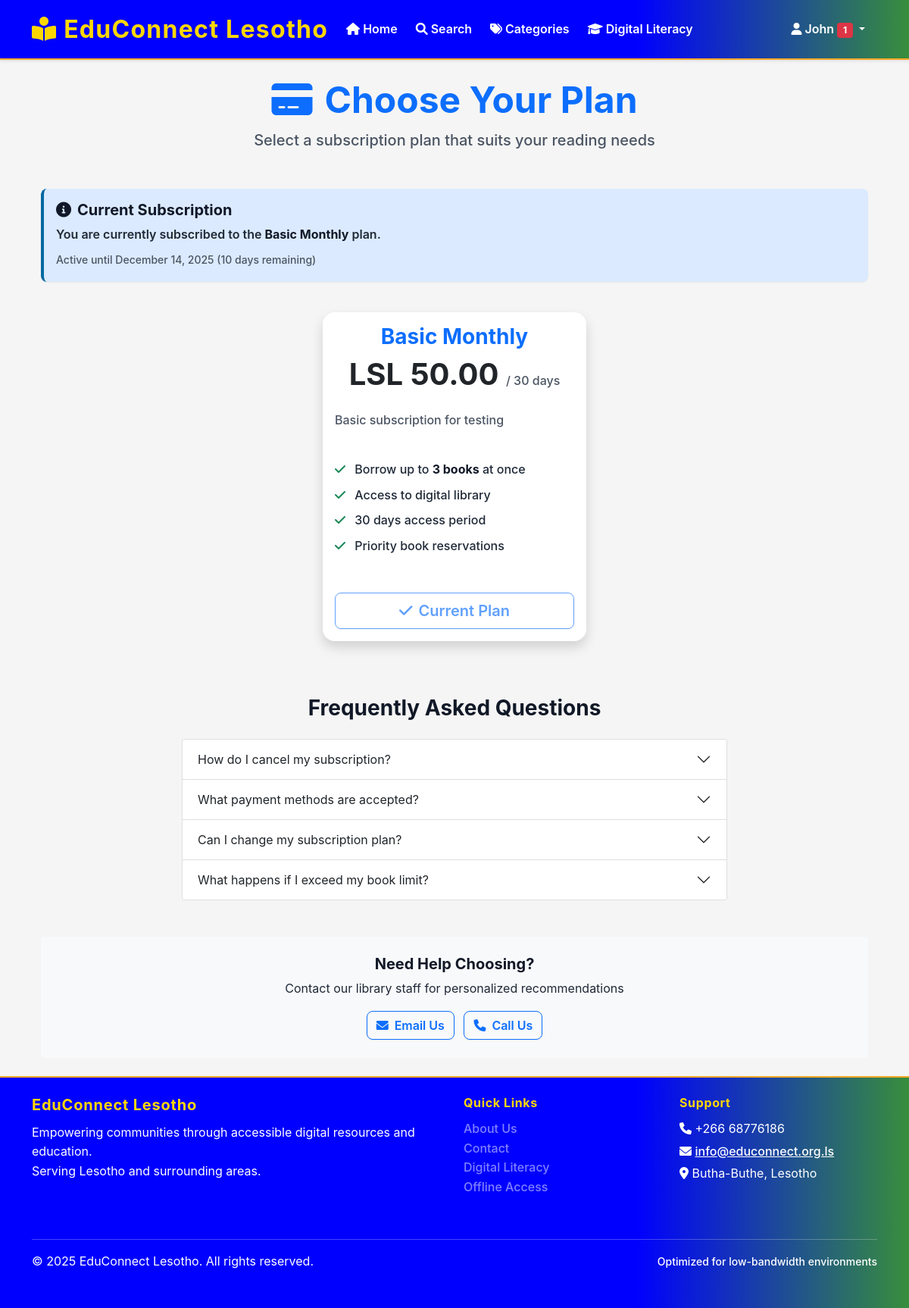
/subscription/plans (signed in), run on an earlier commit of the app's database.
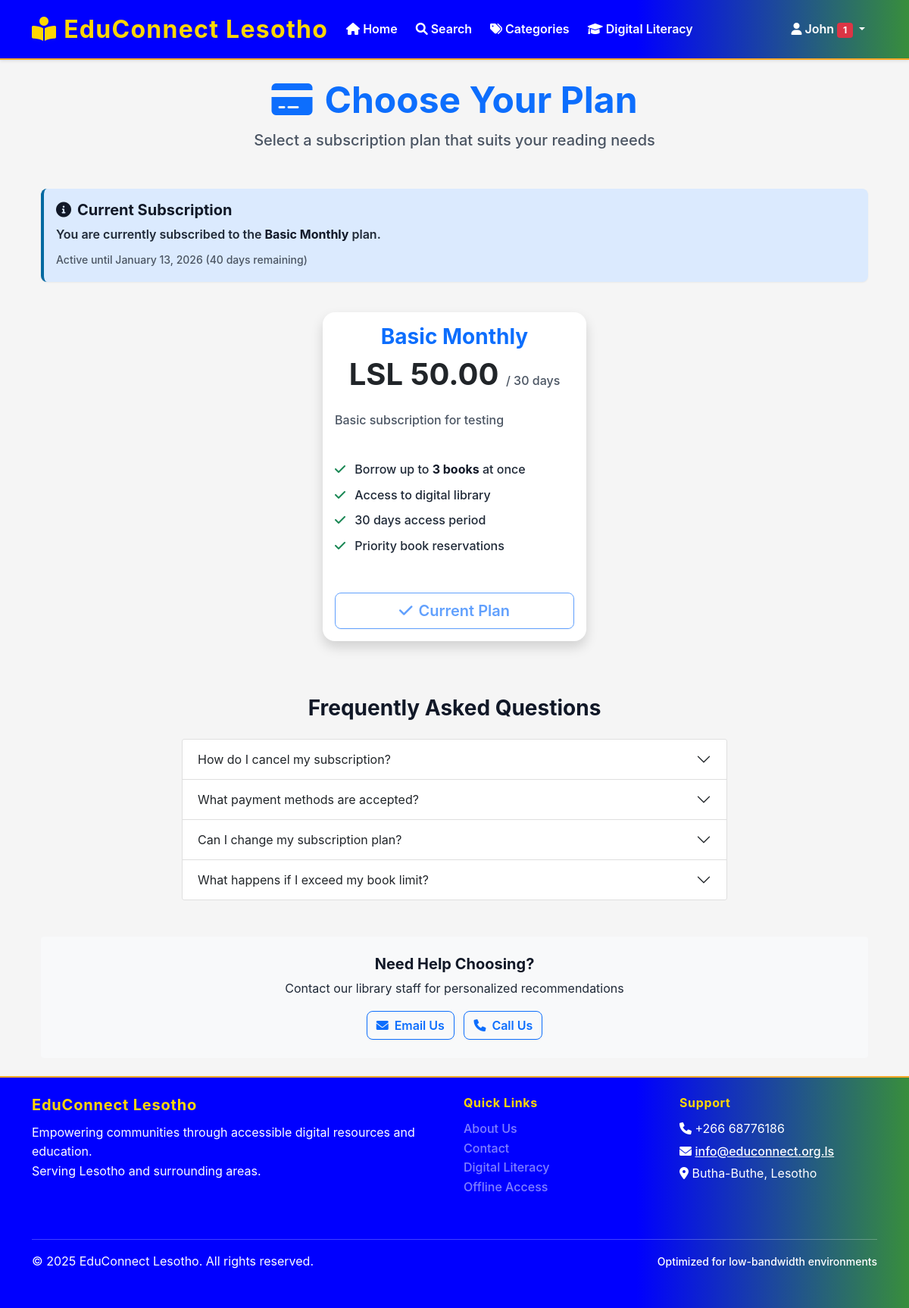
And on a later commit of the database.
### app/models/subscription.py (models this page shows, shortened)
class UserSubscription(db.Model):
    __tablename__ = 'user_subscriptions'
    id = db.Column(db.Integer, primary_key=True)
    user_id = db.Column(db.Integer, db.ForeignKey('users.id'), nullable=False)
    plan_id = db.Column(db.Integer, db.ForeignKey('subscription_plans.id'), nullable=False)
    start_date = db.Column(db.DateTime, nullable=False, default=datetime.utcnow)
    end_date = db.Column(db.DateTime, nullable=False)
    is_active = db.Column(db.Boolean, default=True)
    auto_renew = db.Column(db.Boolean, default=False)
    created_at = db.Column(db.DateTime, default=datetime.utcnow)
    @property
    def is_expired(self):
        return datetime.utcnow() > self.end_date
    @property
    def days_remaining(self):
        if self.is_expired:
            return 0
        return (self.end_date - datetime.utcnow()).days

### app/routes/subscription.py (the view)
@subscription_bp.route('/plans')
@login_required
def plans():
    plans = SubscriptionPlan.query.filter_by(is_active=True).order_by(SubscriptionPlan.price).all()
    current_subscription = current_user.get_current_subscription()
    from app.forms import CSRFOnlyForm
    csrf_forms = [CSRFOnlyForm() for _ in plans]
    return render_template('subscription/plans.html',
                         plans=plans,
                         current_subscription=current_subscription,
                         csrf_forms=csrf_forms)

### app/models/user.py (called while the page is built)
    def is_admin(self):
        return self.role.role_name == 'admin'

    def is_librarian(self):
        return self.role.role_name in ['admin', 'librarian']

    def get_current_subscription(self):
        from app.models.subscription import UserSubscription
        return UserSubscription.query.filter_by(
            user_id=self.id,
            is_active=True
        ).filter(
            UserSubscription.end_date > datetime.utcnow()
        ).first()

### app/templates/subscription/plans.html (shortened to what the changed rows need)
{% extends "base.html" %}
{% block content %}
<div class="container mt-4">
    <div class="row">
        <div class="col-12">
            <div class="text-center mb-5">
                <h1 class="display-5 fw-bold text-primary">
                    <i class="fas fa-credit-card me-3"></i>Choose Your Plan
                </h1>
            </div>
        </div>
    </div>
    {% if current_subscription %}
    <div class="row mb-4">
        <div class="col-12">
            <div class="alert alert-info">
                <h5><i class="fas fa-info-circle me-2"></i>Current Subscription</h5>
                <p class="mb-2">
                    You are currently subscribed to the <strong>{{ current_subscription.plan.name }}</strong> plan.
                </p>
                <p class="mb-0">
                    <small class="text-muted">
                        Active until {{ current_subscription.end_date.strftime('%B %d, %Y') }}
                        ({{ current_subscription.days_remaining }} days remaining)
                    </small>
                </p>
            </div>
        </div>
    </div>
    {% endif %}
    <div class="row">
        <div class="col-lg-8 mx-auto">
            <div class="accordion" id="faqAccordion">
                <div class="accordion-item">
                    <h2 class="accordion-header" id="faq1">
                        <button class="accordion-button collapsed" type="button" data-bs-toggle="collapse" data-bs-target="#faqCollapse1">
                            How do I cancel my subscription?
                        </button>
                    </h2>
                </div>
                <div class="accordion-item">
                    <h2 class="accordion-header" id="faq2">
                        <button class="accordion-button collapsed" type="button" data-bs-toggle="collapse" data-bs-target="#faqCollapse2">
                            What payment methods are accepted?
                        </button>
                    </h2>
                </div>
                <div class="accordion-item">
                    <h2 class="accordion-header" id="faq3">
                        <button class="accordion-button collapsed" type="button" data-bs-toggle="collapse" data-bs-target="#faqCollapse3">
                            Can I change my subscription plan?
                        </button>
                    </h2>
                </div>
                <div class="accordion-item">
                    <h2 class="accordion-header" id="faq4">
                        <button class="accordion-button collapsed" type="button" data-bs-toggle="collapse" data-bs-target="#faqCollapse4">
                            What happens if I exceed my book limit?
                        </button>
                    </h2>
                </div>
            </div>
        </div>
    </div>
</div>
{% endblock %}

What changed in the data, as far as the page shows it:
no longer on this page (row edited): UserSubscription: end_date "December 14, 2025", days_remaining "10"
now on this page (row unchanged): UserSubscription: end_date "January 13, 2026", days_remaining "40"
